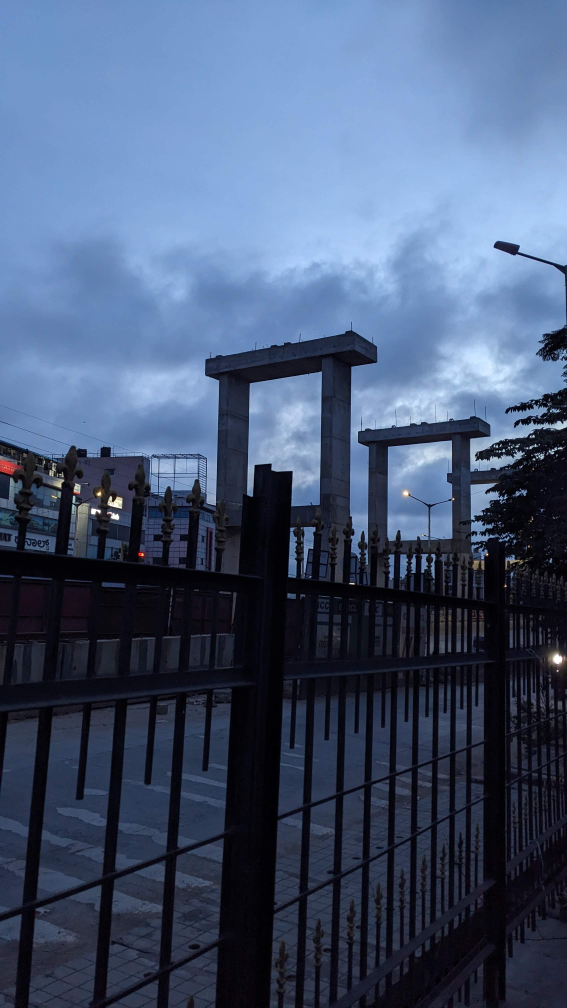
#> input picture PyTorch/Objection-Detection-Bootcamp/Day-1/data/GP_PXL_20240926_003004774.jpg, 2268 x 4032 px (shown at 1/4 size)
$ jupyter execute --allow-errors img_pre_processing_1.ipynb
#> lines starting #> are read from the running program, lines starting #| are printed output that depends on the picture
# What is an Image?

An image is a two-dimensional array of pixel values where each pixel represents the color information at a specific point. Images can be grayscale (where each pixel is a shade of gray) or color images, where each pixel is represented by three or four values corresponding to the primary color channels (e.g., RGB).

- Digital Image: Stored as a matrix of pixel values.
- Color Image: Each pixel is represented by a tuple (e.g., (255, 0, 0) for red in RGB).

[cell 1]
from PIL import Image

## Creating RGB image with PIL

[cell 2]
# create image with orange collor
image = Image.new("RGB", (100, 100), (255, 100, 0))
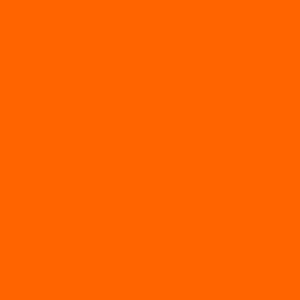
#> image: PIL image 100x100 RGB (shown 3 times larger); mean R, G, B 255, 100, 0

[cell 3]
image

[cell 4]
print(type(image))
#| <class 'PIL.Image.Image'>
print(image.size)
#| (100, 100)
print(image.mode)
#| RGB
print(image.getbands())
#| ('R', 'G', 'B')

# Creating B/W or gray-scale image with PIL

[cell 5]
# Create image with orange color
image_bw = Image.new("L", (100, 100), (100))  # L = lite
#> image_bw: PIL image 100x100 L; every value is 100

[cell 6]
image_bw

[cell 7]
print(type(image_bw))
#| <class 'PIL.Image.Image'>

print(image_bw.size)
#| (100, 100)

print(image_bw.mode)
#| L

print(image_bw.getbands())
#| ('L',)

## Creating RGB image with Numpy and OpenCV

[cell 8]
import numpy as np
import cv2

[cell 9]
 # Creating a blank image with black pixels
image_opencv = np.zeros((500, 500, 3), np.uint8)

[cell 10]
image_opencv[:] = (0, 100, 255)

[cell 11]
print(image_opencv.shape)
print(len(image_opencv))

[cell 12]
# display the images
cv2.imshow('Orange Image', image_opencv)
cv2.waitKey(0)
cv2.destroyAllWindows()

# Creating BW image with Numpy and OpenCV

[cell 13]
image_opencv_bw = np.zeros((500, 500, 1), np.uint8) # dim 1 means gray scale image
image_opencv_bw[:] = (140)

[cell 14]
print(image_opencv_bw.shape)

print(len(image_opencv_bw))

[cell 15]
# Display the image
cv2.imshow('grey_scale Image', image_opencv_bw)
cv2.waitKey(0)
cv2.destroyAllWindows()

## Creating RGBA Image PIL

- RGB: Red, Green, and Blue channels, with each pixel representing a combination of these three colors.

- RGBA: Adds an Alpha channel to RGB, representing transparency.

- Grayscale: A single channel representing shades of gray.

- CMYK: Used in printing (Cyan, Magenta, Yellow, Black).

[cell 16]
# Create image with orange color
image = Image.new("RGB", (100, 100), (255, 100, 0))
image_rgba = image.convert("RGBA")

print(image_rgba.size)
#| (100, 100)

print(image_rgba.mode)
#| RGBA

print(image_rgba.getbands())
#| ('R', 'G', 'B', 'A')

image_rgba.show()

## Convert to RGB from BGR images OpenCV

[cell 17]
# Convert BGR to RGB
image_rgb = cv2.cvtColor(image_opencv, cv2.COLOR_BGR2RGB)

# Display the image
cv2.imshow('BGR to RGB', image_rgb)
cv2.waitKey(0)
cv2.destroyAllWindows()

[cell 18]
# Convert BGR to GRAY
image_bw = cv2.cvtColor(image_opencv, cv2.COLOR_BGR2GRAY)

# Display the image
cv2.imshow('BGR to GreyScale', image_bw)
cv2.waitKey(0)
cv2.destroyAllWindows()

#### OpenCV doesn't directly support adding an alpha channel to an image, you can achieve this by creating a new image with 4 channels (BGRA) and copying the original image data into it

[cell 19]
# Create a new image with 4 channels (BGRA)
bgra_opencv = np.zeros((image_rgb.shape[0], image_rgb.shape[1], 4), dtype=np.uint8)

[cell 20]
# Copy the original image data into the BGR channels
bgra_opencv[:, :, :3] = image_rgb

[cell 21]
# Set the alpha channel to 255 (fully opaque)
bgra_opencv[:, :, 3] = 255

[cell 22]
print(bgra_opencv.shape)
#| (500, 500, 4)

print(len(bgra_opencv))
#| 500

[cell 23]
# Display the image
cv2.imshow('BGR to BGRA', bgra_opencv)
cv2.waitKey(0)
cv2.destroyAllWindows()

# Image Types

| Abbreviation | Description | File extensions |
| ------------- | ------------- | ------------- |
| JPEG  | Joint Photographic Expert Group image.Good choice for lossy compression of still images   | .jpg, .jpeg, .jfif, .pjpeg, .pjp    |
| PNG  | Portable Network Graphics. Lossless compression, supports transparency (RGBA). PNG is preferred over JPEG for more precise reproduction of source images, or when transparency is needed.   | .png    |
| HEIC  | New format, efficient compression with higher quality (used by iPhones).   | .heic    |
| GIF  | Graphics Interchange Format. Good choice for simple images and animations.   | .gif    |
| TIFF  | Tagged Image File Format. Brain MRI images on kaggle.   | .tif, .tiff    |

[cell 24]
import os

def print_file_size(file):

    File_Size = os.path.getsize(file) # returns bytes
    File_Size_MB = round(File_Size/1024,4)

    print("Image File Size is " + str(File_Size_MB) + "KB" )

## Save an PIL image in different formats

[cell 25]
image.save("./temp/image_SAVE_95.jpg", quality=95)  # JPG with high quality
print_file_size("./temp/image_SAVE_95.jpg")

image.save("./temp/image_SAVE_50.jpg", quality=50)  # JPG with high quality
print_file_size("./temp/image_SAVE_50.jpg")

image.save("./temp/image_SAVE.png")  # PNG with lossless compression
print_file_size("./temp/image_SAVE.png")

## Save an OpenCV image in different formats

[cell 26]
cv2.imwrite("./temp/imagecv_SAVE_100.jpg", image_rgb, [cv2.IMWRITE_JPEG_QUALITY, 100]) # By default is 95
# The value can be between 0 to 100, where 100 produces the highest quality and 0 produces the lowest quality.
print_file_size("./temp/imagecv_SAVE_100.jpg")

cv2.imwrite("./temp/imagecv_SAVE_50.jpg", image_rgb, [cv2.IMWRITE_JPEG_QUALITY, 50])
print_file_size("./temp/imagecv_SAVE_50.jpg")

cv2.imwrite("./temp/imagecv_SAVE_0.jpg", image_rgb, [cv2.IMWRITE_JPEG_QUALITY, 0])
print_file_size("./temp/imagecv_SAVE_0.jpg")

cv2.imwrite("./temp/imagecv_SAVE.png", image_rgb) # bydefault, compression is set to 3
print_file_size("./temp/imagecv_SAVE.png")

cv2.imwrite("./temp/imagecv_SAVE_0.png", image_rgb, [int(cv2.IMWRITE_PNG_COMPRESSION),0]) # bydefault, compression is set to 3
print_file_size("./temp/imagecv_SAVE_0.png")

cv2.imwrite("./temp/imagecv_SAVE_9.png", image_rgb, [int(cv2.IMWRITE_PNG_COMPRESSION),9])
# The value can be between 0 to 9, where 9 produces the highest compression with more time to save images into the file.
print_file_size("./temp/imagecv_SAVE_9.png")

## EXIF Details

Metadata in images, like camera settings, date, etc.

[cell 27]
from PIL import Image, ExifTags

[cell 28]
image = Image.open('./data/GP_PXL_20240926_003004774.jpg')
#> image is the input picture: PIL image 2268x4032 RGB; mean R, G, B 71.1, 87.7, 116.8
exif_data = image._getexif()
#> exif_data = 56 items

[cell 29]
# Pillow doesn't provide a built-in way to directly modify EXIF data.

for tag, value in exif_data.items():
    tag_name = ExifTags.TAGS.get(tag, tag)
    print(f"{tag_name}: {value}")
#> this loop made 56 passes
#> (tag, value, tag_name) on passes 1, 2, 4, 5, 6, 7, 8, 9, 10, 11, 17, 18: (256, 2268, 'ImageWidth'), (257, 4032, 'ImageLength'), (296, 2, 'ResolutionUnit'), (34665, 244, 'ExifOffset'), (271, 'Google', 'Make'), (272, 'Pixel 4a', 'Model'), (305, 'HDR+ 1.0.540104767zdr', 'Software'), (274, 1, 'Orientation'), (306, '2024:09:26 06:00:04', 'DateTime'), (531, 1, 'YCbCrPositioning'), (36867, '2024:09:26 06:00:04', 'DateTimeOriginal'), (36868, '2024:09:26 06:00:04', 'DateTimeDigitized')
#> (tag, tag_name) on passes 3, 12, 13, 14, 15, 16: (34853, 'GPSInfo'), (282, 'XResolution'), (283, 'YResolution'), (36864, 'ExifVersion'), (37121, 'ComponentsConfiguration'), (37377, 'ShutterSpeedValue')
#| ImageWidth: 2268
#| ImageLength: 4032
#| GPSInfo: {16: 'M', 17: 268.0}
#| ResolutionUnit: 2
#| ExifOffset: 244
#| Make: Google
#| Model: Pixel 4a
#| Software: HDR+ 1.0.540104767zdr
#> (further printed lines are left out)
